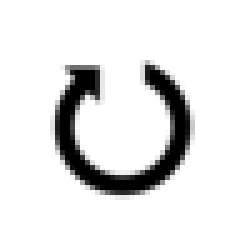
#> input picture assets/newgame1.jpg, 50 x 50 px, found by its file name (shown 5 times larger)
$ python toolbar.py
#> lines starting #> are read from the running program, lines starting #| are printed output that depends on the picture
from PIL import ImageTk
import PIL.Image
import os
from tkinter import *
import tkinter as tk

root = tk.Tk()
root.geometry("+300+110")
embed = tk.Frame(root, width=200, height=800)
embed.pack(side=LEFT)
os.environ['SDL_WINDOWID'] = str(embed.winfo_id())
os.environ['SDL_VIDEODRIVER'] = 'windib'
newgame = ImageTk.PhotoImage(PIL.Image.open('assets/newgame1.jpg'))
single = ImageTk.PhotoImage(PIL.Image.open('assets/singleplayer1.png'))
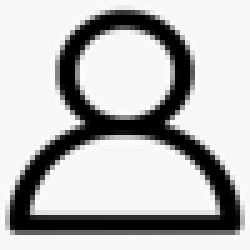
#> input picture assets/singleplayer1.png, 50 x 50 px, found by its file name (shown 5 times larger)
multi = ImageTk.PhotoImage(PIL.Image.open('assets/multiplayer1.jpg'))
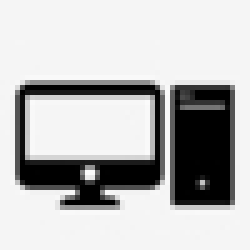
#> input picture assets/multiplayer1.jpg, 50 x 50 px, found by its file name (shown 5 times larger)
